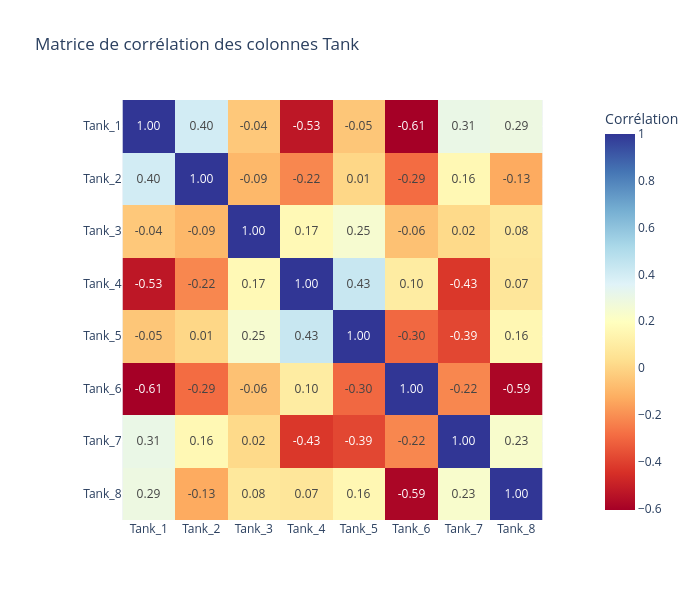

Write notebook code for a chart like this one.
### Code cell
distribution_values(df_1)

### Figure 1 — Plotly figure (JSON) as saved in the notebook; plotly's stock layout.template omitted (floating-point values rounded to 4 significant figures)
{"data": [{"coloraxis": "coloraxis", "hovertemplate": "x: %{x}<br>y: %{y}<br>Corrélation: %{z}<extra></extra>", "name": "0", "texttemplate": "%{z:.2f}", "type": "heatmap", "x": ["Tank_1", "Tank_2", "Tank_3", "Tank_4", "Tank_5", "Tank_6", "Tank_7", "Tank_8"], "xaxis": "x", "y": ["Tank_1", "Tank_2", "Tank_3", "Tank_4", "Tank_5", "Tank_6", "Tank_7", "Tank_8"], "yaxis": "y", "z": [[1, 0.3987, -0.04035, -0.5298, -0.04643, -0.6072, 0.3072, 0.2911], [0.3987, 1, -0.0926, -0.2206, 0.005584, -0.2888, 0.1602, -0.1316], [-0.04035, -0.0926, 1, 0.1672, 0.2454, -0.06238, 0.01645, 0.07739], [-0.5298, -0.2206, 0.1672, 1, 0.4295, 0.09566, -0.4282, 0.06881], [-0.04643, 0.005584, 0.2454, 0.4295, 1, -0.3, -0.3855, 0.1559], [-0.6072, -0.2888, -0.06238, 0.09566, -0.3, 1, -0.2204, -0.5885], [0.3072, 0.1602, 0.01645, -0.4282, -0.3855, -0.2204, 1, 0.2334], [0.2911, -0.1316, 0.07739, 0.06881, 0.1559, -0.5885, 0.2334, 1]]}], "layout": {"coloraxis": {"colorbar": {"title": {"text": "Corrélation"}}, "colorscale": [[0, "rgb(165,0,38)"], [0.1, "rgb(215,48,39)"], [0.2, "rgb(244,109,67)"], [0.3, "rgb(253,174,97)"], [0.4, "rgb(254,224,144)"], [0.5, "rgb(255,255,191)"], [0.6, "rgb(224,243,248)"], [0.7, "rgb(171,217,233)"], [0.8, "rgb(116,173,209)"], [0.9, "rgb(69,117,180)"], [1, "rgb(49,54,149)"]]}, "height": 600, "title": {"text": "Matrice de corrélation des colonnes Tank"}, "width": 700, "xaxis": {"anchor": "y", "constrain": "domain", "domain": [0, 1], "scaleanchor": "y"}, "yaxis": {"anchor": "x", "autorange": "reversed", "constrain": "domain", "domain": [0, 1]}}}
